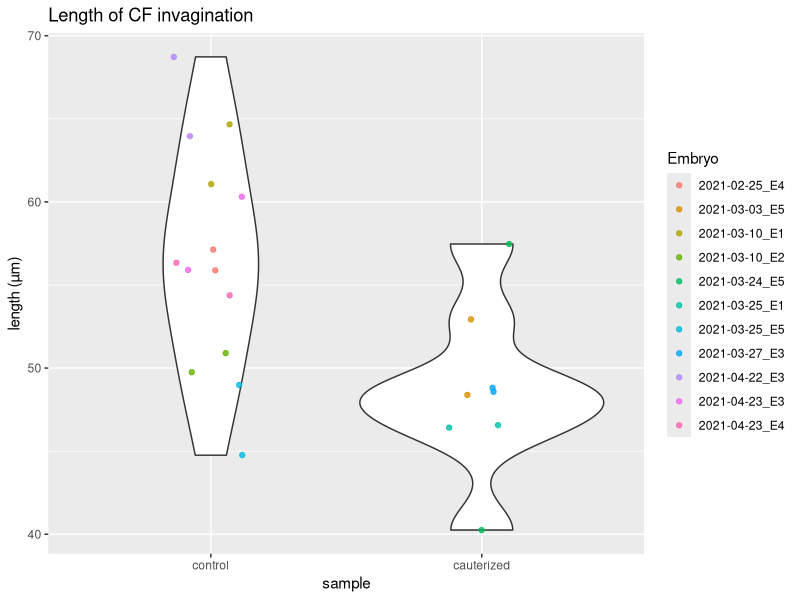
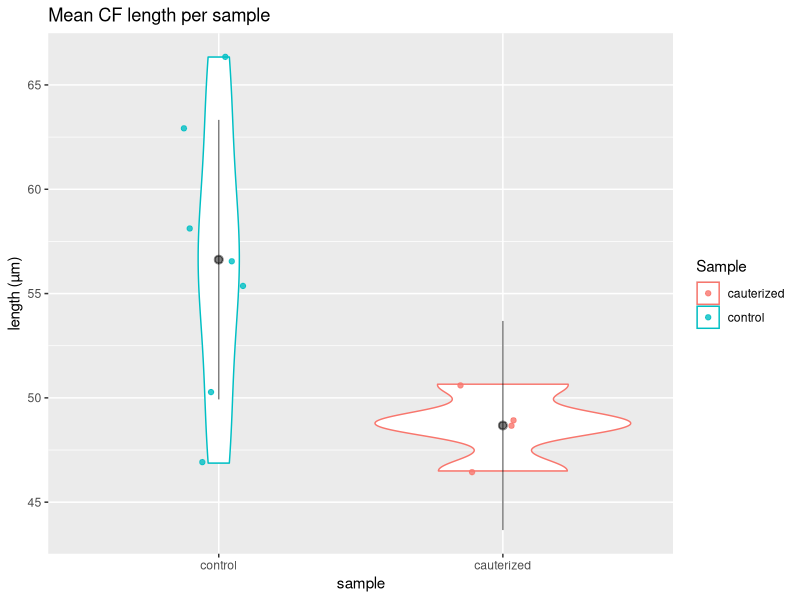
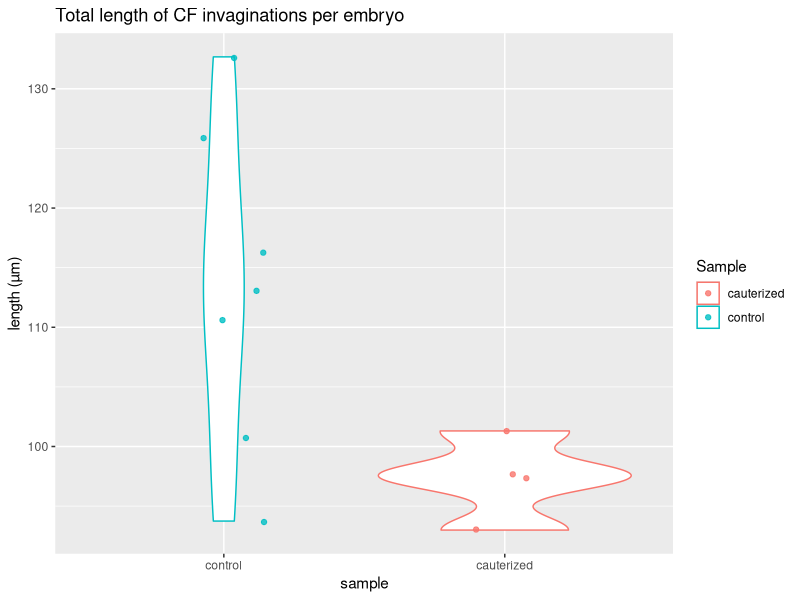
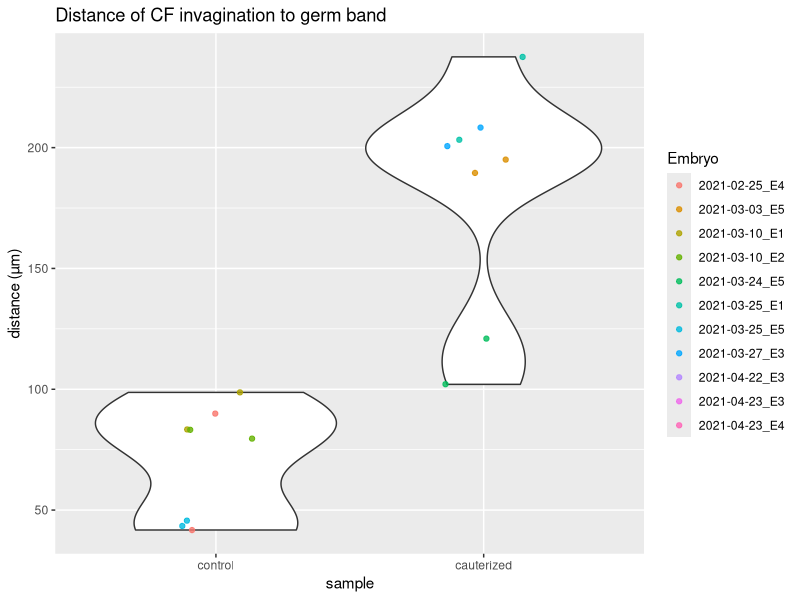
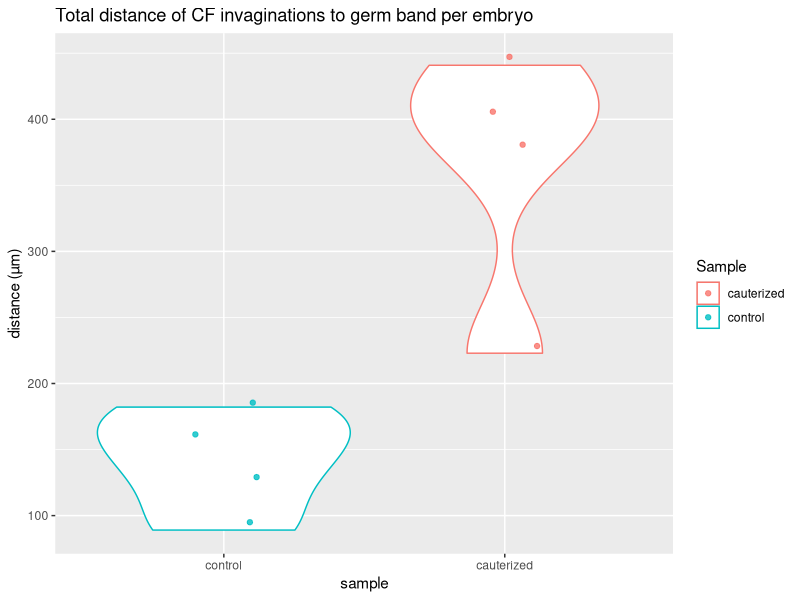
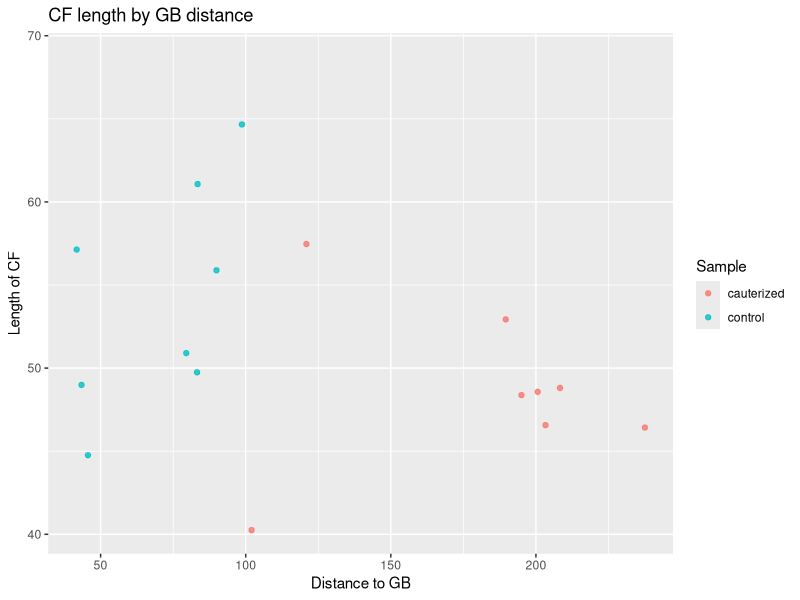
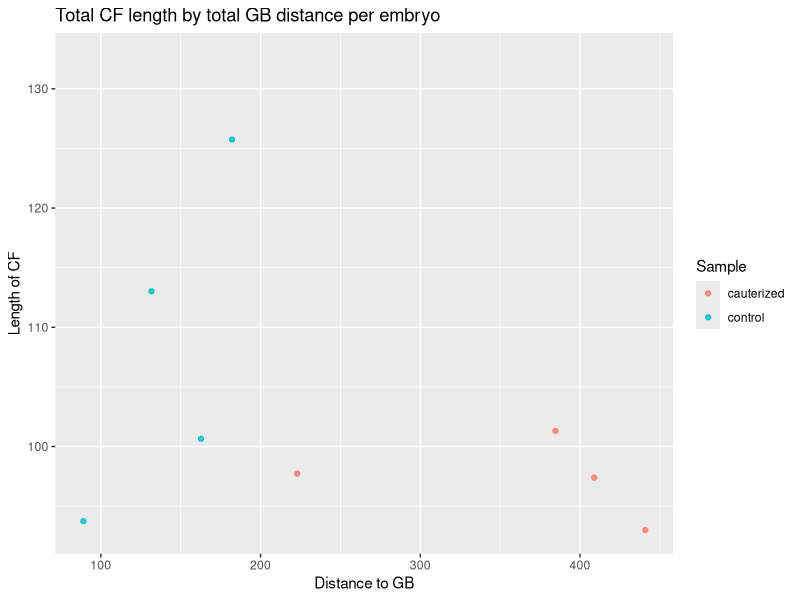
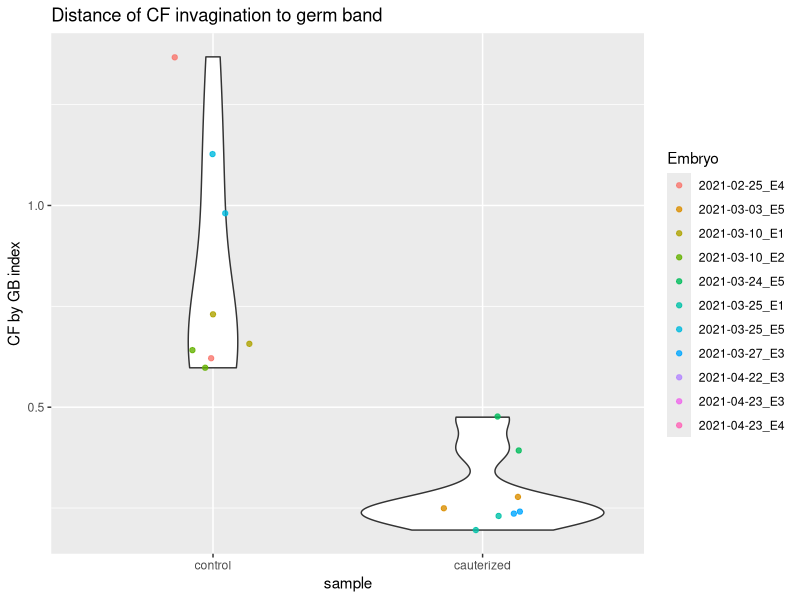

The R source for these figures, in order:
## ---- chunk 1
knitr::opts_chunk$set(echo = TRUE, tidy = TRUE, cache = FALSE)
## ---- chunk 2
# Load raw ROI measurements from ImageJ
results <- read.csv("1-wt/Lengths.csv")

# Add CF by GB index
results$CFbyGB <- results$Length / results$Distance

# Calculate summaries per sample
summary(results[results$Sample == "control", c("Length")])
summary(results[results$Sample == "cauterized", c("Length")])

# Sum total CF length per embryo
embryo_cf_sum <- aggregate(results$Length, list(results$Embryo), sum)
colnames(embryo_cf_sum) <- c("Embryo", "Total")

# Mean of CF length per embryo
embryo_cf_mean <- aggregate(results$Length, list(results$Embryo), mean)
colnames(embryo_cf_mean) <- c("Embryo", "Mean")

# Standard deviation of CF length per embryo
embryo_cf_sd <- aggregate(results$Length, list(results$Embryo), sd)
colnames(embryo_cf_sd) <- c("Embryo", "SD")

# Sum total GB length per embryo
embryo_gb_sum <- aggregate(results$Distance, list(results$Embryo), sum)
colnames(embryo_gb_sum) <- c("Embryo", "Distance")

# Sum total CF by GB per embryo
embryo_by_sum <- aggregate(results$CFbyGB, list(results$Embryo), sum)
colnames(embryo_by_sum) <- c("Embryo", "CFbyGB")

# Get sample information
samples <- unique(results[, c("Embryo", "Sample")])

# Merge datasets
summary_embryos <- merge(embryo_cf_sum, embryo_cf_mean, by = "Embryo", all.x = TRUE)
summary_embryos <- merge(summary_embryos, embryo_cf_sd, by = "Embryo", all.x = TRUE)
summary_embryos <- merge(summary_embryos, embryo_gb_sum, by = "Embryo", all.x = TRUE)
summary_embryos <- merge(summary_embryos, embryo_by_sum, by = "Embryo", all.x = TRUE)
summary_embryos <- merge(summary_embryos, samples, by = "Embryo", all.x = TRUE)

# Summary by sample
sample_cf_mean <- aggregate(results$Length, list(results$Sample), mean)
colnames(sample_cf_mean) <- c("Sample", "Mean")
sample_cf_sd <- aggregate(results$Length, list(results$Sample), sd)
colnames(sample_cf_sd) <- c("Sample", "SD")
summary_samples <- merge(sample_cf_mean, sample_cf_sd, by = "Sample", all.x = TRUE)
## ---- chunk 3
# Load ggplot
library(ggplot2)

# Plot length of cephalic furrow invaginations
ggplot(results, aes(factor(Sample, level = c("control", "cauterized")), Length)) + geom_violin() + geom_jitter(alpha = 0.8, width = 0.15, aes(colour = Embryo)) +
  labs(title = "Length of CF invagination", x = "sample", y = "length (µm)")
ggsave("wt-cf-length.png")

# Plot total length of cephalic furrow invagination per embryo
ggplot(summary_embryos, aes(factor(Sample, level = c("control", "cauterized")), Mean, colour = Sample)) +
  geom_violin() + geom_jitter(alpha = 0.8, width = 0.15) +
  geom_pointrange(aes(ymin=Mean-SD, ymax=Mean+SD), color = "black", alpha = 0.5, data = summary_samples) +
  labs(title = "Mean CF length per sample", x = "sample", y = "length (µm)")
ggsave("wt-mean-length.png")

# Plot total length of cephalic furrow invagination per embryo
ggplot(summary_embryos, aes(factor(Sample, level = c("control", "cauterized")), Total, colour = Sample)) +
  geom_violin() + geom_jitter(alpha = 0.8, width = 0.15) +
  labs(title = "Total length of CF invaginations per embryo", x = "sample", y = "length (µm)")
ggsave("wt-total-length.png")

# Plot distance of cephalic furrow invaginations to germ band
ggplot(results, aes(factor(Sample, level = c("control", "cauterized")), Distance)) + geom_violin() + geom_jitter(alpha = 0.8, width = 0.15, aes(colour = Embryo)) +
  labs(title = "Distance of CF invagination to germ band", x = "sample", y = "distance (µm)")
ggsave("wt-gb-distance.png")

# Plot total distance of cephalic furrow invagination per embryo
ggplot(summary_embryos, aes(factor(Sample, level = c("control", "cauterized")), Distance, colour = Sample)) +
  geom_violin() + geom_jitter(alpha = 0.8, width = 0.15) +
  labs(title = "Total distance of CF invaginations to germ band per embryo", x = "sample", y = "distance (µm)")
ggsave("wt-total-distance.png")

# Correlation between CF length and GB distance
ggplot(results, aes(Distance, Length)) + geom_point(alpha = 0.8, aes(colour = Sample)) +
  labs(title = "CF length by GB distance", x = "Distance to GB", y = "Length of CF")
with(results, cor(Length, Distance))
ggsave("wt-cfgb-correlation.png")
ggplot(summary_embryos, aes(Distance, Total)) + geom_point(alpha = 0.8, aes(colour = Sample)) +
  labs(title = "Total CF length by total GB distance per embryo", x = "Distance to GB", y = "Length of CF")
with(summary_embryos, cor(Total, Distance))
ggsave("wt-total-correlation.png")

# Plot CF to GB index
ggplot(results, aes(factor(Sample, level = c("control", "cauterized")), CFbyGB)) + geom_violin() + geom_jitter(alpha = 0.8, width = 0.15, aes(colour = Embryo)) +
  labs(title = "Distance of CF invagination to germ band", x = "sample", y = "CF by GB index")
#ggsave("wt-cfgb-index.png")

# Plot total distance of cephalic furrow invagination per embryo
ggplot(summary_embryos, aes(factor(Sample, level = c("control", "cauterized")), CFbyGB, colour = Sample)) +
  geom_violin() + geom_jitter(alpha = 0.8, width = 0.15) +
  labs(title = "Total distance of CF invaginations to germ band per embryo", x = "sample", y = "CF by GB index")
#ggsave("wt-total-distance.png")
## ---- chunk 4

